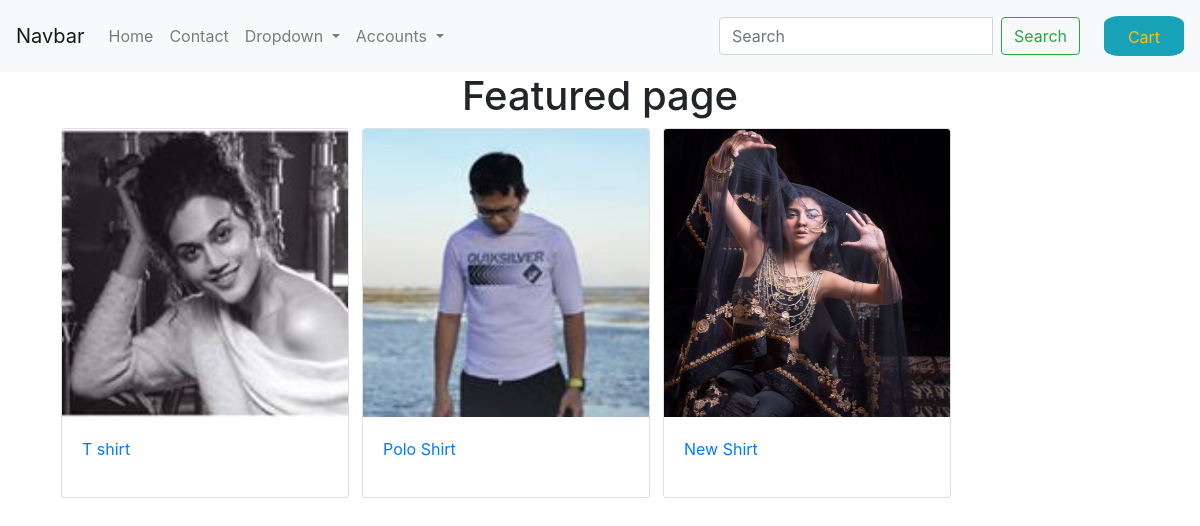
/fetured/, run on the app's committed database.
### products/models.py (models this page shows, shortened)
class Product(models.Model):
    title         = models.CharField(max_length=120)
    slug          = models.SlugField(blank=True, null=True, unique=True)
    description   = models.TextField()
    price         = models.DecimalField(max_digits=20, decimal_places=2, default=99.99)
    image         = models.ImageField(default='default.png', blank = True, null=True)
    featured      = models.BooleanField(default=False)
    active        = models.BooleanField(default=True)
    class Meta():
        ordering = ('-title',)
    objects = ProductManager()

### products/views.py (the view)
# urls.py: path('fetured/', views.ProductFeturedListView.as_view(), name= 'fetured'),
class ProductFeturedListView(ListView):
    model    = Product
    template_name = 'product/featured_list.html'
    def get_context_data(self, *args, **kwargs):
        context = super(ProductFeturedListView, self).get_context_data(*args, **kwargs)
        context['product'] = Product.objects.all().featured()
        return context
    def get_queryset(self):
        request = self.request
        qs = Product.objects.all().featured()
        return qs

### products/models.py (called while the page is built)
    def featured(self):
        return self.filter(featured=True, active=True)

    def active(self):
        return self.filter(active=True)

    def get_queryset(self):
        return ProductQueryset(self.model, using=self._db)

    def all(self):
        return self.get_queryset().active()

### templates/product/featured_list.html (shortened to what this page needs)
{% extends 'base.html' %}
{% block content %}
<h1 class="text-center">Featured page</h1>
<div class="container">
  <div class="">
    <div class="row">
      {% for post in product %}
      <div class="col-sm-3 ml-3">
        <div class="card" style="width: 18rem;">
        <a href="{% url 'fet_detail' post.pk %}"><img class="card-img-top" src="{{ post.image.url }}" alt="Card image cap" style="height: 18rem;" ></a>
         <div class="card-body">
           <p><a href="{% url 'fet_detail' post.pk %}">{{ post.title }}</a></p>
         </div>
        </div>
      </div>
      {% endfor %}
    </div>
  </div>
</div>
{% endblock %}

### data on the page
Product: image (picture), title "T shirt"
Product: image (picture), title "Polo Shirt"
Product: image (picture), title "New Shirt"
